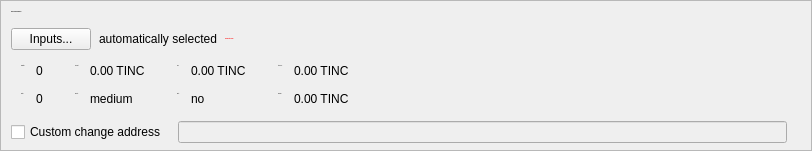
    <widget class="QFrame" name="frameCoinControl">
     <property name="sizePolicy">
      <sizepolicy hsizetype="Expanding" vsizetype="Expanding">
       <horstretch>0</horstretch>
       <verstretch>0</verstretch>
      </sizepolicy>
     </property>
     <property name="maximumSize">
      <size>
       <width>16777215</width>
       <height>16777215</height>
      </size>
     </property>
     <property name="frameShape">
      <enum>QFrame::StyledPanel</enum>
     </property>
     <property name="frameShadow">
      <enum>QFrame::Sunken</enum>
     </property>
     <layout class="QVBoxLayout" name="verticalLayoutCoinControl2">
      <property name="spacing">
       <number>0</number>
      </property>
      <property name="leftMargin">
       <number>0</number>
      </property>
      <property name="topMargin">
       <number>0</number>
      </property>
      <property name="rightMargin">
       <number>0</number>
      </property>
      <property name="bottomMargin">
       <number>6</number>
      </property>
      <item>
       <layout class="QVBoxLayout" name="verticalLayoutCoinControl" stretch="0,0,0,0,1">
        <property name="spacing">
         <number>0</number>
        </property>
        <property name="leftMargin">
         <number>10</number>
        </property>
        <property name="topMargin">
         <number>10</number>
        </property>
        <item>
         <layout class="QHBoxLayout" name="horizontalLayoutCoinControl1">
          <property name="bottomMargin">
           <number>15</number>
          </property>
          <item>
           <widget class="QLabel" name="labelCoinControlFeatures">
            <property name="sizePolicy">
             <sizepolicy hsizetype="Preferred" vsizetype="Maximum">
              <horstretch>0</horstretch>
              <verstretch>0</verstretch>
             </sizepolicy>
            </property>
            <property name="font">
             <font>
              <pointsize>-1</pointsize>
              <weight>75</weight>
              <bold>true</bold>
             </font>
            </property>
            <property name="styleSheet">
             <string notr="true">font-weight:bold;</string>
            </property>
            <property name="text">
             <string>Coin Control Features</string>
            </property>
           </widget>
          </item>
         </layout>
        </item>
        <item>
         <layout class="QHBoxLayout" name="horizontalLayoutCoinControl2" stretch="0,0,0,0">
          <property name="spacing">
           <number>8</number>
          </property>
          <property name="bottomMargin">
           <number>10</number>
          </property>
          <item>
           <widget class="QPushButton" name="pushButtonCoinControl">
            <property name="styleSheet">
             <string notr="true"/>
            </property>
            <property name="text">
             <string>Inputs...</string>
            </property>
            <property name="autoDefault">
             <bool>false</bool>
            </property>
           </widget>
          </item>
          <item>
           <widget class="QLabel" name="labelCoinControlAutomaticallySelected">
            <property name="text">
             <string>automatically selected</string>
            </property>
            <property name="margin">
             <number>5</number>
            </property>
           </widget>
          </item>
          <item>
           <widget class="QLabel" name="labelCoinControlInsuffFunds">
            <property name="font">
             <font>
              <pointsize>-1</pointsize>
              <weight>75</weight>
              <bold>true</bold>
             </font>
            </property>
            <property name="styleSheet">
             <string notr="true">color:red;font-weight:bold;</string>
            </property>
            <property name="text">
             <string>Insufficient funds!</string>
            </property>
            <property name="margin">
             <number>5</number>
            </property>
           </widget>
          </item>
          <item>
           <spacer name="horizontalSpacerCoinControl">
            <property name="orientation">
             <enum>Qt::Horizontal</enum>
            </property>
            <property name="sizeHint" stdset="0">
             <size>
              <width>40</width>
              <height>1</height>
             </size>
            </property>
           </spacer>
          </item>
         </layout>
        </item>
        <item>
         <widget class="QWidget" name="widgetCoinControl" native="true">
          <property name="sizePolicy">
           <sizepolicy hsizetype="Preferred" vsizetype="Preferred">
            <horstretch>0</horstretch>
            <verstretch>0</verstretch>
           </sizepolicy>
          </property>
          <property name="minimumSize">
           <size>
            <width>0</width>
            <height>0</height>
           </size>
          </property>
          <property name="styleSheet">
           <string notr="true"/>
          </property>
          <layout class="QHBoxLayout" name="horizontalLayoutCoinControl5">
           <property name="margin">
            <number>0</number>
           </property>
           <item>
            <layout class="QHBoxLayout" name="horizontalLayoutCoinControl3" stretch="0,0,0,1">
             <property name="spacing">
              <number>20</number>
             </property>
             <property name="topMargin">
              <number>0</number>
             </property>
             <property name="bottomMargin">
              <number>10</number>
             </property>
             <item>
              <layout class="QFormLayout" name="formLayoutCoinControl1">
               <property name="horizontalSpacing">
                <number>10</number>
               </property>
               <property name="verticalSpacing">
                <number>14</number>
               </property>
               <property name="leftMargin">
                <number>10</number>
               </property>
               <property name="topMargin">
                <number>4</number>
               </property>
               <property name="rightMargin">
                <number>6</number>
               </property>
               <item row="0" column="0">
                <widget class="QLabel" name="labelCoinControlQuantityText">
                 <property name="font">
                  <font>
                   <pointsize>-1</pointsize>
                  </font>
                 </property>
                 <property name="text">
                  <string>Quantity:</string>
                 </property>
                 <property name="margin">
                  <number>0</number>
                 </property>
                </widget>
               </item>
               <item row="0" column="1">
                <widget class="QLabel" name="labelCoinControlQuantity">
                 <property name="cursor">
                  <cursorShape>IBeamCursor</cursorShape>
                 </property>
                 <property name="contextMenuPolicy">
                  <enum>Qt::ActionsContextMenu</enum>
                 </property>
                 <property name="text">
                  <string notr="true">0</string>
                 </property>
                 <property name="margin">
                  <number>0</number>
                 </property>
                 <property name="textInteractionFlags">
                  <set>Qt::LinksAccessibleByMouse|Qt::TextSelectableByKeyboard|Qt::TextSelectableByMouse</set>
                 </property>
                </widget>
               </item>
               <item row="1" column="0">
                <widget class="QLabel" name="labelCoinControlBytesText">
                 <property name="font">
                  <font>
                   <pointsize>-1</pointsize>
                  </font>
                 </property>
                 <property name="text">
                  <string>Bytes:</string>
                 </property>
                </widget>
               </item>
               <item row="1" column="1">
                <widget class="QLabel" name="labelCoinControlBytes">
                 <property name="cursor">
                  <cursorShape>IBeamCursor</cursorShape>
                 </property>
                 <property name="contextMenuPolicy">
                  <enum>Qt::ActionsContextMenu</enum>
                 </property>
                 <property name="text">
                  <string notr="true">0</string>
                 </property>
                 <property name="textInteractionFlags">
                  <set>Qt::LinksAccessibleByMouse|Qt::TextSelectableByKeyboard|Qt::TextSelectableByMouse</set>
                 </property>
                </widget>
               </item>
              </layout>
             </item>
             <item>
              <layout class="QFormLayout" name="formLayoutCoinControl2">
               <property name="horizontalSpacing">
                <number>10</number>
               </property>
               <property name="verticalSpacing">
                <number>14</number>
               </property>
               <property name="leftMargin">
                <number>6</number>
               </property>
               <property name="topMargin">
                <number>4</number>
               </property>
               <property name="rightMargin">
                <number>6</number>
               </property>
               <item row="0" column="0">
                <widget class="QLabel" name="labelCoinControlAmountText">
                 <property name="font">
                  <font>
                   <pointsize>-1</pointsize>
                  </font>
                 </property>
                 <property name="text">
                  <string>Amount:</string>
                 </property>
                 <property name="margin">
                  <number>0</number>
                 </property>
                </widget>
               </item>
               <item row="0" column="1">
                <widget class="QLabel" name="labelCoinControlAmount">
                 <property name="cursor">
                  <cursorShape>IBeamCursor</cursorShape>
                 </property>
                 <property name="contextMenuPolicy">
                  <enum>Qt::ActionsContextMenu</enum>
                 </property>
                 <property name="text">
                  <string notr="true">0.00 TINC</string>
                 </property>
                 <property name="textInteractionFlags">
                  <set>Qt::LinksAccessibleByMouse|Qt::TextSelectableByKeyboard|Qt::TextSelectableByMouse</set>
                 </property>
                </widget>
               </item>
               <item row="1" column="0">
                <widget class="QLabel" name="labelCoinControlPriorityText">
                 <property name="font">
                  <font>
                   <pointsize>-1</pointsize>
                  </font>
                 </property>
                 <property name="text">
                  <string>Priority:</string>
                 </property>
                </widget>
               </item>
               <item row="1" column="1">
                <widget class="QLabel" name="labelCoinControlPriority">
                 <property name="cursor">
                  <cursorShape>IBeamCursor</cursorShape>
                 </property>
                 <property name="contextMenuPolicy">
                  <enum>Qt::ActionsContextMenu</enum>
                 </property>
                 <property name="text">
                  <string notr="true">medium</string>
                 </property>
                 <property name="textInteractionFlags">
                  <set>Qt::LinksAccessibleByMouse|Qt::TextSelectableByKeyboard|Qt::TextSelectableByMouse</set>
                 </property>
                </widget>
               </item>
              </layout>
             </item>
             <item>
              <layout class="QFormLayout" name="formLayoutCoinControl3">
               <property name="horizontalSpacing">
                <number>10</number>
               </property>
               <property name="verticalSpacing">
                <number>14</number>
               </property>
               <property name="leftMargin">
                <number>6</number>
               </property>
               <property name="topMargin">
                <number>4</number>
               </property>
               <property name="rightMargin">
                <number>6</number>
               </property>
               <item row="0" column="0">
                <widget class="QLabel" name="labelCoinControlFeeText">
                 <property name="font">
                  <font>
                   <pointsize>-1</pointsize>
                  </font>
                 </property>
                 <property name="text">
                  <string>Fee:</string>
                 </property>
                 <property name="margin">
                  <number>0</number>
                 </property>
                </widget>
               </item>
               <item row="0" column="1">
                <widget class="QLabel" name="labelCoinControlFee">
                 <property name="cursor">
                  <cursorShape>IBeamCursor</cursorShape>
                 </property>
                 <property name="contextMenuPolicy">
                  <enum>Qt::ActionsContextMenu</enum>
                 </property>
                 <property name="text">
                  <string notr="true">0.00 TINC</string>
                 </property>
                 <property name="textInteractionFlags">
                  <set>Qt::LinksAccessibleByMouse|Qt::TextSelectableByKeyboard|Qt::TextSelectableByMouse</set>
                 </property>
                </widget>
               </item>
               <item row="1" column="0">
                <widget class="QLabel" name="labelCoinControlLowOutputText">
                 <property name="font">
                  <font>
                   <pointsize>-1</pointsize>
                  </font>
                 </property>
                 <property name="text">
                  <string>Dust:</string>
                 </property>
                </widget>
               </item>
               <item row="1" column="1">
                <widget class="QLabel" name="labelCoinControlLowOutput">
                 <property name="cursor">
                  <cursorShape>IBeamCursor</cursorShape>
                 </property>
                 <property name="contextMenuPolicy">
                  <enum>Qt::ActionsContextMenu</enum>
                 </property>
                 <property name="text">
                  <string notr="true">no</string>
                 </property>
                 <property name="textInteractionFlags">
                  <set>Qt::LinksAccessibleByMouse|Qt::TextSelectableByKeyboard|Qt::TextSelectableByMouse</set>
                 </property>
                </widget>
               </item>
              </layout>
             </item>
             <item>
              <layout class="QFormLayout" name="formLayoutCoinControl4">
               <property name="horizontalSpacing">
                <number>10</number>
               </property>
               <property name="verticalSpacing">
                <number>14</number>
               </property>
               <property name="leftMargin">
                <number>6</number>
               </property>
               <property name="topMargin">
                <number>4</number>
               </property>
               <property name="rightMargin">
                <number>6</number>
               </property>
               <item row="0" column="0">
                <widget class="QLabel" name="labelCoinControlAfterFeeText">
                 <property name="font">
                  <font>
                   <pointsize>-1</pointsize>
                  </font>
                 </property>
                 <property name="text">
                  <string>After Fee:</string>
                 </property>
                 <property name="margin">
                  <number>0</number>
                 </property>
                </widget>
               </item>
               <item row="0" column="1">
                <widget class="QLabel" name="labelCoinControlAfterFee">
                 <property name="cursor">
                  <cursorShape>IBeamCursor</cursorShape>
                 </property>
                 <property name="contextMenuPolicy">
                  <enum>Qt::ActionsContextMenu</enum>
                 </property>
                 <property name="text">
                  <string notr="true">0.00 TINC</string>
                 </property>
                 <property name="textInteractionFlags">
                  <set>Qt::LinksAccessibleByMouse|Qt::TextSelectableByKeyboard|Qt::TextSelectableByMouse</set>
                 </property>
                </widget>
               </item>
               <item row="1" column="0">
                <widget class="QLabel" name="labelCoinControlChangeText">
                 <property name="font">
                  <font>
                   <pointsize>-1</pointsize>
                  </font>
                 </property>
                 <property name="text">
                  <string>Change:</string>
                 </property>
                </widget>
               </item>
               <item row="1" column="1">
                <widget class="QLabel" name="labelCoinControlChange">
                 <property name="cursor">
                  <cursorShape>IBeamCursor</cursorShape>
                 </property>
                 <property name="contextMenuPolicy">
                  <enum>Qt::ActionsContextMenu</enum>
                 </property>
                 <property name="text">
                  <string notr="true">0.00 TINC</string>
                 </property>
                 <property name="textInteractionFlags">
                  <set>Qt::LinksAccessibleByMouse|Qt::TextSelectableByKeyboard|Qt::TextSelectableByMouse</set>
                 </property>
                </widget>
               </item>
              </layout>
             </item>
            </layout>
           </item>
          </layout>
         </widget>
        </item>
        <item>
         <layout class="QHBoxLayout" name="horizontalLayoutCoinControl4" stretch="0,0,0">
          <property name="spacing">
           <number>12</number>
          </property>
          <property name="sizeConstraint">
           <enum>QLayout::SetDefaultConstraint</enum>
          </property>
          <property name="topMargin">
           <number>5</number>
          </property>
          <property name="rightMargin">
           <number>5</number>
          </property>
          <item>
           <widget class="QCheckBox" name="checkBoxCoinControlChange">
            <property name="toolTip">
             <string>If this is activated, but the change address is empty or invalid, change will be sent to a newly generated address.</string>
            </property>
            <property name="text">
             <string>Custom change address</string>
            </property>
           </widget>
          </item>
          <item>
           <widget class="QValidatedLineEdit" name="lineEditCoinControlChange">
            <property name="enabled">
             <bool>false</bool>
            </property>
            <property name="sizePolicy">
             <sizepolicy hsizetype="Expanding" vsizetype="Fixed">
              <horstretch>0</horstretch>
              <verstretch>0</verstretch>
             </sizepolicy>
            </property>
           </widget>
          </item>
          <item>
           <widget class="QLabel" name="labelCoinControlChangeLabel">
            <property name="sizePolicy">
             <sizepolicy hsizetype="Preferred" vsizetype="Expanding">
              <horstretch>0</horstretch>
              <verstretch>0</verstretch>
             </sizepolicy>
            </property>
            <property name="minimumSize">
             <size>
              <width>0</width>
              <height>0</height>
             </size>
            </property>
            <property name="text">
             <string/>
            </property>
            <property name="margin">
             <number>-6</number>
            </property>
           </widget>
          </item>
         </layout>
        </item>
        <item>
         <spacer name="verticalSpacerCoinControl">
          <property name="orientation">
           <enum>Qt::Vertical</enum>
          </property>
          <property name="sizeHint" stdset="0">
           <size>
            <width>800</width>
            <height>1</height>
           </size>
          </property>
         </spacer>
        </item>
       </layout>
      </item>
     </layout>
    </widget>
